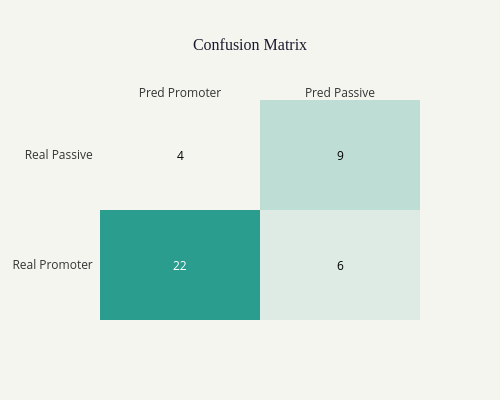

Notebook cell for this chart:
### Markdown cell above
### 4.3 Confusion Matrix

### Code cell
cm = confusion_matrix(y_test, y_pred)
cm_flipped = cm[::-1, ::-1]

fig = ff.create_annotated_heatmap(
    z=cm_flipped,
    x=["Pred Promoter", "Pred Passive"],
    y=["Real Promoter", "Real Passive"],
    colorscale=[[0, "#F5F5F0"], [1, "#2a9d8f"]],
    showscale=False,
    annotation_text=cm_flipped
)

fig.update_layout(
    title=dict(text="Confusion Matrix", x=0.5,
               font=dict(size=16, color="#1a1a2e", family="Arial Black")),
    plot_bgcolor="#F5F5F0",
    paper_bgcolor="#F5F5F0",
    font=dict(color="#333333", size=12),
    width=500, height=400
)

fig.show()

### Figure 1 — Plotly figure (JSON) as saved in the notebook; plotly's stock layout.template omitted (floating-point values rounded to 4 significant figures)
{"data": [{"colorscale": [[0, "#F5F5F0"], [1, "#2a9d8f"]], "reversescale": false, "showscale": false, "type": "heatmap", "x": ["Pred Promoter", "Pred Passive"], "y": ["Real Promoter", "Real Passive"], "z": [[22, 6], [4, 9]]}], "layout": {"annotations": [{"font": {"color": "#FFFFFF"}, "showarrow": false, "text": "22", "x": "Pred Promoter", "xref": "x", "y": "Real Promoter", "yref": "y"}, {"font": {"color": "#000000"}, "showarrow": false, "text": "6", "x": "Pred Passive", "xref": "x", "y": "Real Promoter", "yref": "y"}, {"font": {"color": "#000000"}, "showarrow": false, "text": "4", "x": "Pred Promoter", "xref": "x", "y": "Real Passive", "yref": "y"}, {"font": {"color": "#000000"}, "showarrow": false, "text": "9", "x": "Pred Passive", "xref": "x", "y": "Real Passive", "yref": "y"}], "font": {"color": "#333333", "size": 12}, "height": 400, "paper_bgcolor": "#F5F5F0", "plot_bgcolor": "#F5F5F0", "title": {"font": {"color": "#1a1a2e", "family": "Arial Black", "size": 16}, "text": "Confusion Matrix", "x": 0.5}, "width": 500, "xaxis": {"dtick": 1, "gridcolor": "rgb(0, 0, 0)", "side": "top", "ticks": ""}, "yaxis": {"dtick": 1, "ticks": "", "ticksuffix": "  "}}}
